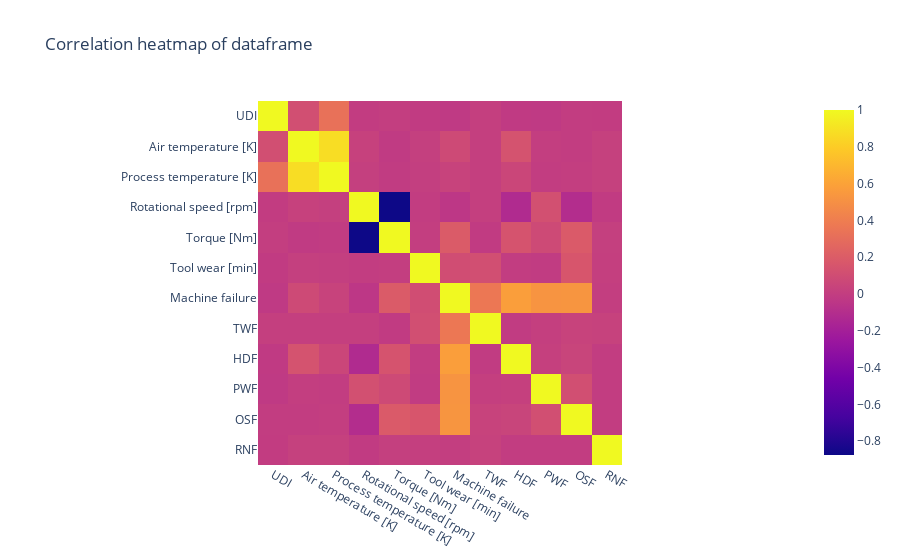

The cell this chart's notebook holds for it:
### Markdown cell above
## Preparing the data

To investigate how best we can impute the null values, we will check the correlation heatmap.

### Code cell
px.imshow(df.corr(), title="Correlation heatmap of dataframe")

### Figure 1 — Plotly figure (JSON) as saved in the notebook; plotly's stock layout.template omitted (floating-point values rounded to 4 significant figures; data arrays with more than 128 entries replaced by an {"elided": "..."} marker saying what was removed)
{"data": [{"coloraxis": "coloraxis", "hovertemplate": "x: %{x}<br>y: %{y}<br>color: %{z}<extra></extra>", "name": "0", "type": "heatmap", "x": ["UDI", "Air temperature [K]", "Process temperature [K]", "Rotational speed [rpm]", "Torque [Nm]", "Tool wear [min]", "Machine failure", "TWF", "HDF", "PWF", "OSF", "RNF"], "xaxis": "x", "y": ["UDI", "Air temperature [K]", "Process temperature [K]", "Rotational speed [rpm]", "Torque [Nm]", "Tool wear [min]", "Machine failure", "TWF", "HDF", "PWF", "OSF", "RNF"], "yaxis": "y", "z": {"elided": "12x12 float values"}}], "layout": {"coloraxis": {"colorscale": [[0, "#0d0887"], [0.1111, "#46039f"], [0.2222, "#7201a8"], [0.3333, "#9c179e"], [0.4444, "#bd3786"], [0.5556, "#d8576b"], [0.6667, "#ed7953"], [0.7778, "#fb9f3a"], [0.8889, "#fdca26"], [1, "#f0f921"]]}, "title": {"text": "Correlation heatmap of dataframe"}, "xaxis": {"anchor": "y", "constrain": "domain", "domain": [0, 1], "scaleanchor": "y"}, "yaxis": {"anchor": "x", "autorange": "reversed", "constrain": "domain", "domain": [0, 1]}}}
